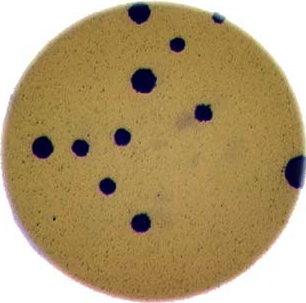
#> input picture programme_information/data/colonies-01.tif, 306 x 303 px
$ jupyter execute --allow-errors image_processing_with_python.ipynb   (shell and % lines are left out)
#> lines starting #> are read from the running program, lines starting #| are printed output that depends on the picture
# Image Processing with Python

## Course Description

As computer systems have become faster and more powerful, and cameras and other imaging systems have become commonplace in many areas of life, the need has grown for researchers to be able to process and analyse image data. Considering the large volumes of data that can be involved and the time-consuming nature of manual processing, automating this work as a computer program can be a significant advantage.

This course introduces fundamental concepts in image handling and processing using Python and the [scikit-image](https://scikit-image.org/) library. Learners will gain the skills needed to load images into Python, to select, summarise, and modify specific regions of an image, and to identify and extract objects within an image for further analysis. The course also includes an extra episode on multidimensional image data (3D stacks and timelapses) using the [Napari](https://napari.org/) image viewer.

[cell 1]
import pandas as pd
from datetime import datetime
from html import escape
from IPython.display import display, HTML

# Define the course that is being looked at
course_name = "Image Processing with Python"

# Load the CSV file
file_path = '../data/workshop_info.csv'
#> (the rest of this cell did not finish here and is left out)

## Course Objectives
- Load, display, and manipulate digital images with Python using scikit-image and associated libraries.
- Understand how digital images are represented and stored (pixels, colour channels, and array structures) and how to process them programmatically.
- Apply basic image processing techniques such as blurring, histogram creation, thresholding and connected component analysis to extract meaningful information from images.
- Develop reproducible Python workflows that automate common image analysis tasks for research applications.
- (if time allows) Analyse and visualise multidimensional data (3D stacks and timelapses) using the Napari image viewer.

## Pre-requisite Knowledge

This course is aimed at researchers who want to learn how to analyse their image data using Python. It assumes you have a very basic working knowledge of Python. Prior attendance at any introductory python course (e.g ["Introduction to Python"](https://coding-for-reproducible-research.github.io/CfRR_Courses/programme_information/intro_to_python.html)) or equivalent independent exposure would be ideal. If you are competent in anouther programming, or sripting, language other than Python this will be sufficient.

## Sign-up

To check for upcoming course dates and to register, please visit the [Workshop Schedule and Sign-up](../cfrr_program_details/courses_overview.ipynb) page.

## Installation Guide

```{admonition} Installation is part of the learning experience
:class: note

We recommend working through each of the installation steps, even if you already have access to a configured environment. This will help you understand the complete setup process, verify that each component is working correctly, and prepare you to install and use the software on your own machine.
```

All CfRR courses require attendees to use their own computer/laptop to follow workshop activities and take effective notes.

### Required Software

To complete the activities in this workshop you will need to set up a Python environment with the required packages. We recommend using [Miniforge](https://github.com/conda-forge/miniforge).

Once Miniforge is installed, open a terminal (or **Miniforge3 Prompt** on Windows) and run the following commands to create and activate a dedicated environment:

```shell
mamba create -y -n image-env -c conda-forge python=3.13
mamba activate image-env
mamba install -y -c conda-forge scikit-image ipympl napari pyqt jupyterlab
```

```{note} Windows users
Launch the **Miniforge3 Prompt** program to run the above commands. Running `mamba` commands in the standard Command Prompt may return an error.
```

### Launching JupyterLab

Once your environment is set up, activate it and open JupyterLab:

```shell
mamba activate image-env
jupyter lab
```

After JupyterLab has launched, click the **Python 3** button under **Notebook** in the launcher window to open a new Python 3 notebook.

### Course Data and Testing Your Installation

The example images used in this course are available for [download here](../programme_information/course_materials/image-processing-with-python-data.zip). Extract the contents into a folder called `data` inside the directory you will use for this workshop — this name is used throughout the course materials to refer to this folder.

To verify your environment is set up correctly, create a new notebook in your workshop folder and run the following in a cell:

```{admonition} Modifying the path to the data
:class: note
The test code below assumes your notebook is located in your workshop folder, with the example images in a `data` subfolder directly inside it. If your folder structure differs, update the file path in the `iio.imread()` call accordingly.
```

[cell 2]
import imageio.v3 as iio
import matplotlib.pyplot as plt
import skimage as ski
import napari


# load an image (modify path to data directory as needed)
image = iio.imread(uri='./data/colonies-01.tif')
#> image is the input picture: shape (303, 306, 3); mean R, G, B 177.7, 155.8, 113.9

# rotate it by 45 degrees
rotated = ski.transform.rotate(image=image, angle=45)
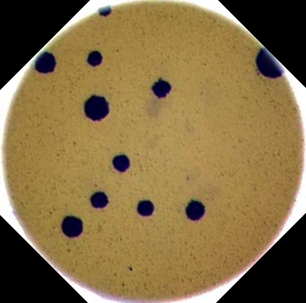
#> rotated: shape (303, 306, 3) float64; mean R, G, B 0.526, 0.44, 0.275

# display the original image and its rotated version side by side
#> (the rest of this cell did not finish here and is left out)
